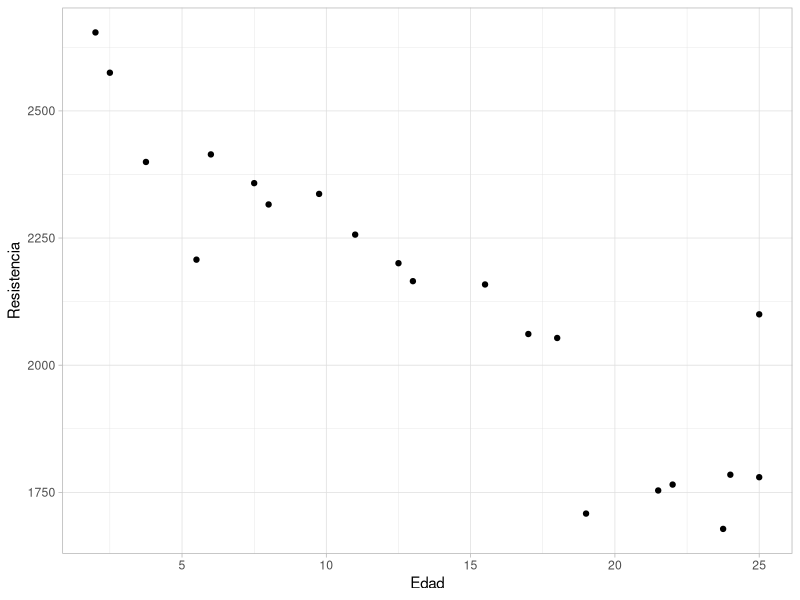
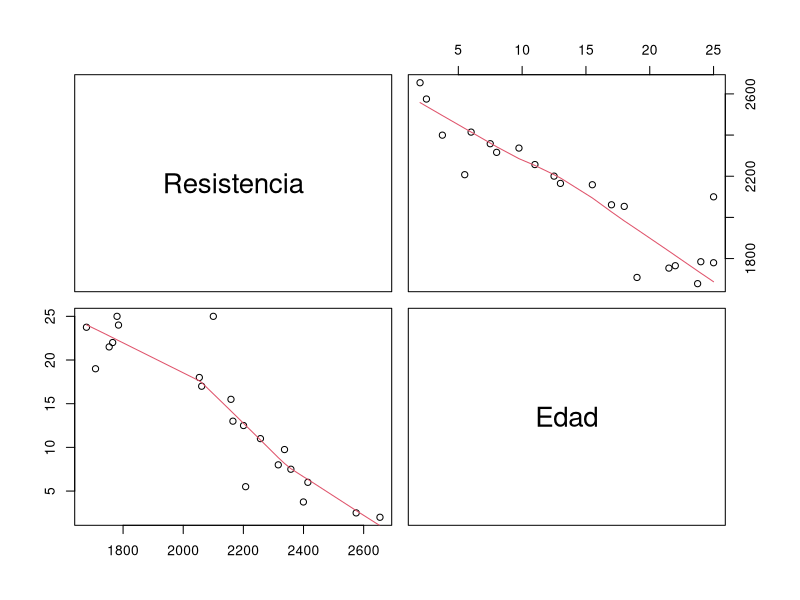
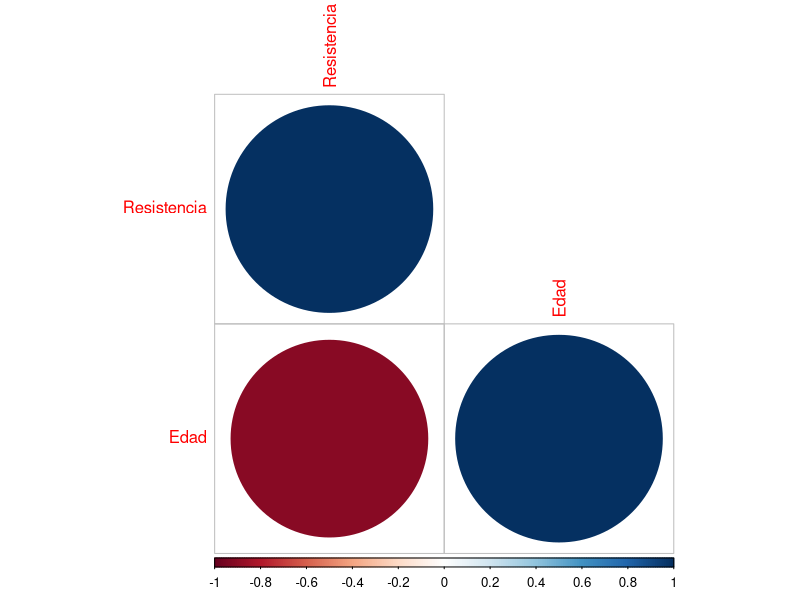
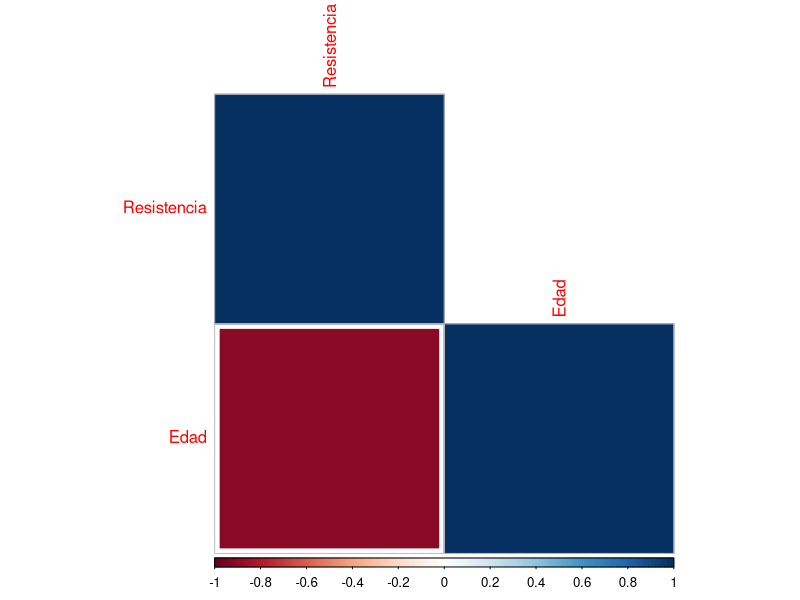
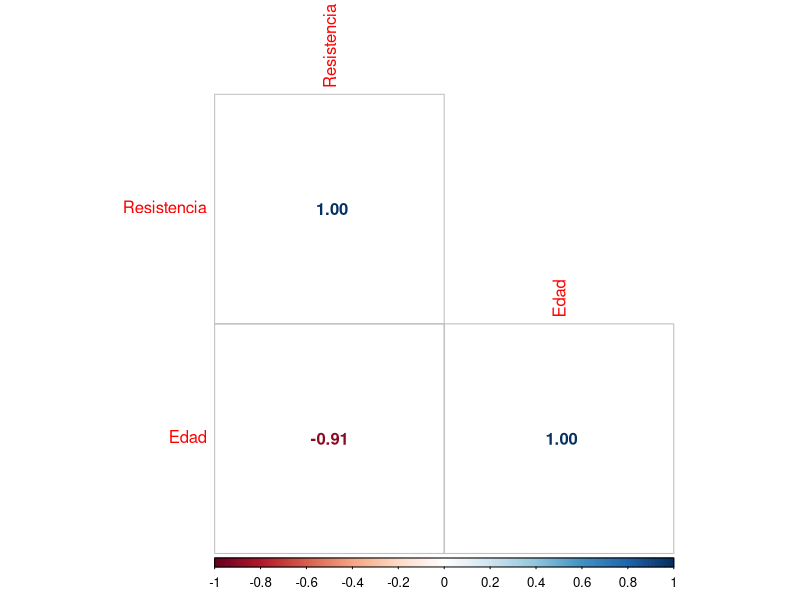
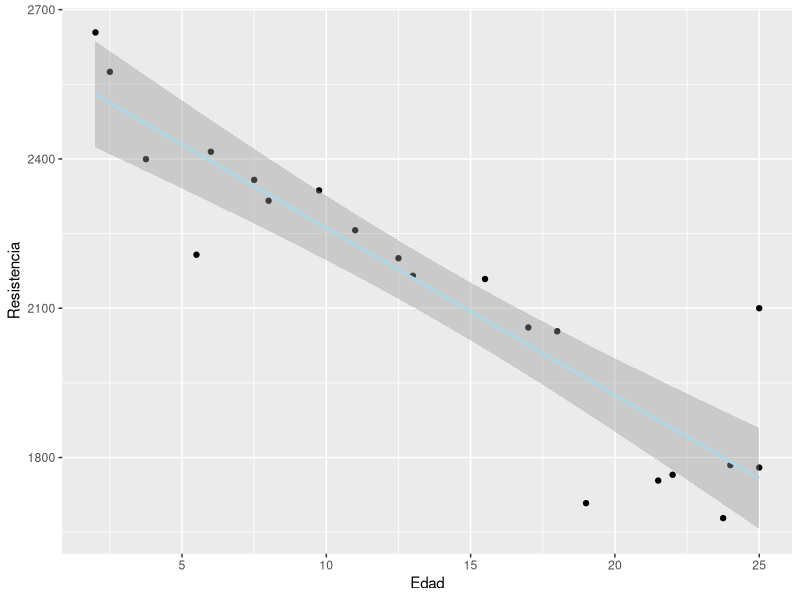
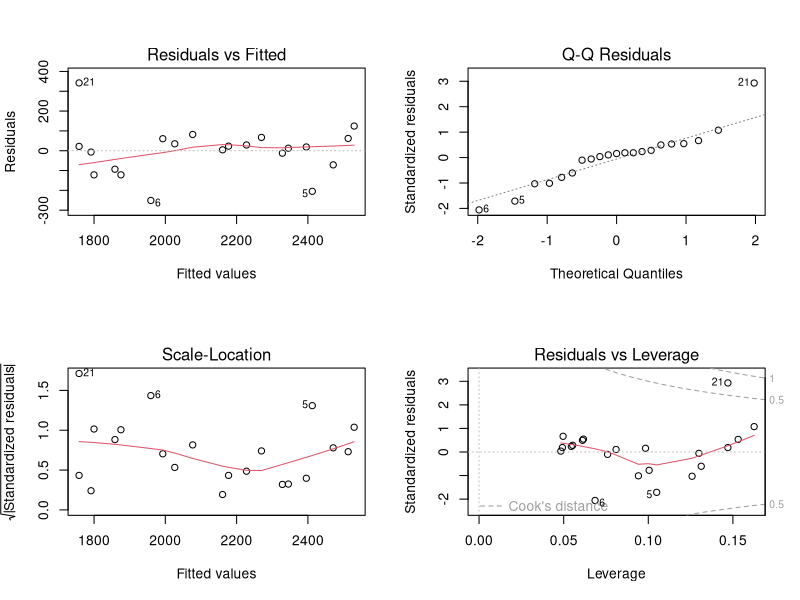
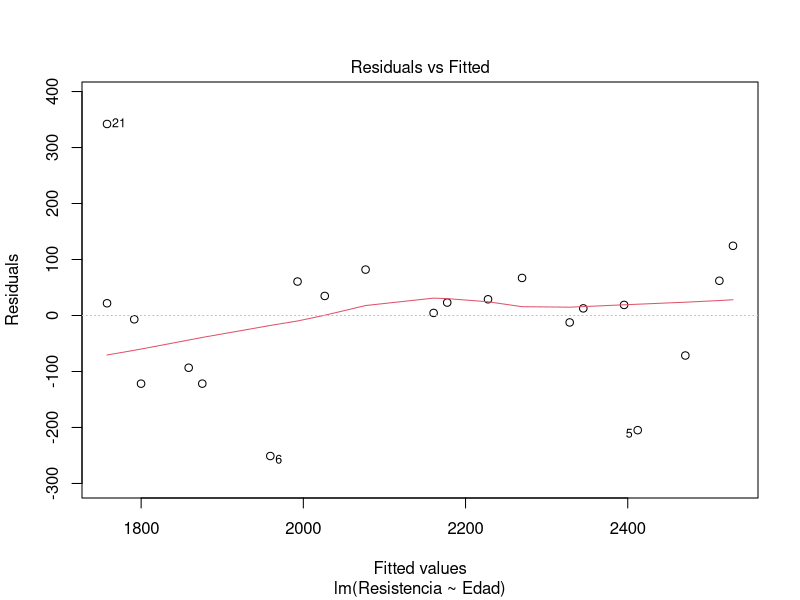

Source code (R) for these figures, in order:
setwd("d:/dev/Estadistica/clase 2024-07-08/")

datos<- readxl::read_excel("Datos.xlsx")
head(datos)
attach(datos)

# Se desea ajustar un modelo de regresión lineal simple para explicar la Resistencia de una 
# soldadura en función de la Edad de la soldadura.


           ########### CORRELACIÓN ###########
# Grado de asociación
# Diagrama de dispersión
library(ggplot2)
ggplot(datos, aes(x=Edad, y=Resistencia)) + 
  geom_point() + theme_light()

# Matriz de dispersión
library(GGally)
pairs(datos,upper.panel= panel.smooth, lower.panel = panel.smooth)  #lower.panel=NULL

correlacion <- cor(datos) #por defecto es pearson (method='pearson'), otros valores posibles son kendall y spearman.
# r = 1 -> perfecta asociación lineal
# r < 0 -> correlación negativa, si una aumenta la otra disminuye

# Matriz de correlacion
library(corrplot)
corrplot(correlacion, type="lower")
corrplot(correlacion, type="lower", method = "square")
corrplot(correlacion, type="lower", method = "number")

# A medida que aumenta la edad de la soldadura, la resistencia que ella ofrece disminuye.
# Este indicador nos muestra la asociación entre las variables pero no la causalidad.




           ########### Modelo de regresión lineal simple (MRLS) ###########
# El Análisis de Regresión se usa cuando se sabe que existe una relación lineal entre las variables.
#1. Especificación del modelo
#2. Estimación del modelo
#3. Inferencia
#4. Análisis de la varianza
#5. Coeficiente de determinación
#6. Análisis de supuestos: linealidad, homocedasticidad, independencia, norrmalidad


#1.Especificación del modelo 
# El modelo que se va a ajustar es: 
# Resistencia = B0 + B1*Edad
# Supuestos: - los residuos distribuyen normal
#            - los residuos son independientes
#            - los residuos tienen varianza constante (Homocedasticidad)

#2. Estimación del modelo
# Para obtener las estimaciones de los parámetros del modelo anterior se usa el comando lm
mod <- lm(Resistencia ~ Edad, data=datos)
# Resistencia ~ Edad indica que Resistencia es la variable respuesta y que Edad es la variable explicativa
summary(mod)

# Resistencia = 2596.856 -33.556*Edad

# - Por cada semana que envejezca la soldadura, se espera que la resistencia promedio disminuya en 33.556 psi.
# - Si la soldadura es nueva (Edad=0), se espera que la resistencia promedio sea de 2596.856 psi.

# Podemos obtener, si quisieramos , los IC para los parametros
confint(mod)

# Incluyamos la recta de regresión que representa el modelo ajustado anterior
ggplot(datos, aes(x=Edad, y=Resistencia)) + 
  geom_point() +
  geom_smooth(method='lm', formula=y~x, se=TRUE, col='lightblue') 
# opción se=FALSE o TRUE, muestra el intervalo de confianza de la regresión.


#3. Inferencia
#H0: B1  = 0 
#H1: B1 ≠ 0
summary(mod)
# Estadístico T = -9.334 con valor p = 1.58e-08 < alpha=5%, se rechazo H0, la variable Edad (X) si explica Resistencia (Y) 


#4. Análisis de la varianza
# A cada coeficiente del modelo de Regresión Lineal Simple se le puede asociar un test. 
# H0: No existe regresión 
# H1: existe regresión
anova <- aov(mod)
summary(anova)
# valor p=1.58e-08 < alpha = 5%, se rechaza H0, existe regresión.
par(mfrow = c(2, 2))
plot(anova)
par(mfrow = c(1, 1))

# Residual vs Fitted: Deberia estar distribuidos aleatoriamente alrededor de
# la linea horizontal que representa un error residual de cero

# Normal Q-Q: deberia sugerir que los errores residuales se distribuyen
# normalmente.

# Scale-Location Muestra la raiz cuadrada de los residuos estandarizados,
# como una funcion de los valores ajustados. No deberia existir una
# tendencia clara en ese trama.

# Residual vs Leverage Las distancias mas grandes que 1 son sospechosos y
# sugieren la presencia de un valor atipico posible y su eliminacion podria
# tener efectos sobre la regresion.


#5. Coeficientes de determinación
# El coeficiente de determinación, es el cuadrado del coeficiente de correlación de Pearson y
# mide la bondad del ajuste de la recta a los datos.
summary(mod)
# Multiple R-squared:  0.821,	Adjusted R-squared:  0.8115 
#Un R^2=82,1% de la variabilidad de Y (Resistencia) puede ser explicada por el modelo


#6.Análisis de supuestos
# Linealidad
plot(mod, 1)

# Normalidad
plot(mod, 2)
# H0: residuos son Normales
# H1: residuos no son Normales
ks.test(mod$residuals, "pnorm", mean(mod$residuals), sd(mod$residuals))
nortest::lillie.test(mod$residuals)
# p-value = 0.09597 > alpha = 5%, no se rechaza H0. Los residuos son normales

# Homocedasticidad  
# H0: Homocedasticidad
# H1: Heterocedasticidad
lmtest::bptest(mod)
# p-value = 0.1723

# Independencia 
# H0: No hay autocorrelacion
# H1: hay autocorrelacion
lmtest::dwtest(mod)
# p-value = 0.3061. Si hay independencia


           ########### Anomalías
library(car)
outlierTest(mod)
summary(influence.measures(mod))

#Podemos sacar el datos número 21 y realizamos el modelo nuevamente.
datos2 <- datos[1:20,] 
mod2 <- lm(Resistencia ~ Edad, datos2)
summary(mod2)
# modelo 1: Resistencia = 2596.856 -33.556*Edad 
# modelo 2: Resistencia = 2627.822 -37.154*Edad

g_mod1<- ggplot(datos, aes(x=Edad, y=Resistencia)) + 
  geom_point() +
  geom_smooth(method='lm', formula=y~x, se=TRUE, col='lightblue') +
  labs(title = "Modelo 1")

g_mod2<- ggplot(datos2, aes(x=Edad, y=Resistencia)) + 
  geom_point() +
  geom_smooth(method='lm', formula=y~x, se=TRUE, col='lightblue') +
  labs(title = "Modelo 2")

library(gridExtra)
grid.arrange(g_mod1,g_mod2, ncol = 2)



           ########### Predicción ###########

#Podemos crear un diagrama de dispersión con los puntos originales, las estimaciones y los residuales. 
# Primero se debe agregar a los datos originales el vector con las estimaciones  

datos2$predicciones <- predict(mod2)

ggplot(datos2, aes(x=Edad, y=Resistencia)) +
  geom_smooth(method="lm", se=FALSE, color="lightgrey") +
  geom_segment(aes(xend=Edad, yend=predicciones), col='red', lty='dashed') +
  geom_point() +
  geom_point(aes(y=predicciones), col='red')

# los punto negros son los datos originales, los rojos son las estimaciones, los residuales son las lineas de color rojo
